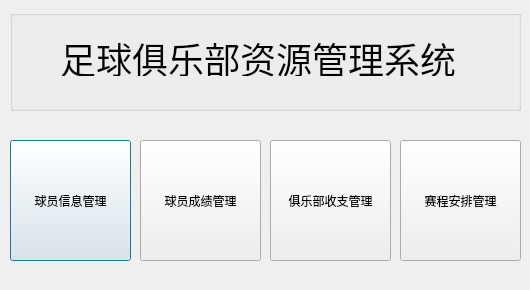
<?xml version="1.0" encoding="UTF-8"?>
<ui version="4.0">
 <class>mainDialog</class>
 <widget class="QDialog" name="mainDialog">
  <property name="geometry">
   <rect>
    <x>0</x>
    <y>0</y>
    <width>530</width>
    <height>290</height>
   </rect>
  </property>
  <property name="windowTitle">
   <string>mainDialog</string>
  </property>
  <widget class="QGroupBox" name="groupBox">
   <property name="geometry">
    <rect>
     <x>10</x>
     <y>10</y>
     <width>511</width>
     <height>101</height>
    </rect>
   </property>
   <property name="title">
    <string/>
   </property>
   <widget class="QLabel" name="label">
    <property name="geometry">
     <rect>
      <x>50</x>
      <y>30</y>
      <width>396</width>
      <height>36</height>
     </rect>
    </property>
    <property name="font">
     <font>
      <pointsize>27</pointsize>
     </font>
    </property>
    <property name="text">
     <string>足球俱乐部资源管理系统</string>
    </property>
   </widget>
  </widget>
  <widget class="QPushButton" name="pushButton">
   <property name="geometry">
    <rect>
     <x>10</x>
     <y>140</y>
     <width>121</width>
     <height>121</height>
    </rect>
   </property>
   <property name="text">
    <string>球员信息管理</string>
   </property>
  </widget>
  <widget class="QPushButton" name="pushButton_2">
   <property name="geometry">
    <rect>
     <x>140</x>
     <y>140</y>
     <width>121</width>
     <height>121</height>
    </rect>
   </property>
   <property name="text">
    <string>球员成绩管理</string>
   </property>
  </widget>
  <widget class="QPushButton" name="pushButton_3">
   <property name="geometry">
    <rect>
     <x>270</x>
     <y>140</y>
     <width>121</width>
     <height>121</height>
    </rect>
   </property>
   <property name="text">
    <string>俱乐部收支管理</string>
   </property>
  </widget>
  <widget class="QPushButton" name="pushButton_4">
   <property name="geometry">
    <rect>
     <x>400</x>
     <y>140</y>
     <width>121</width>
     <height>121</height>
    </rect>
   </property>
   <property name="text">
    <string>赛程安排管理</string>
   </property>
  </widget>
 </widget>
 <layoutdefault spacing="6" margin="11"/>
 <resources/>
 <connections/>
</ui>
